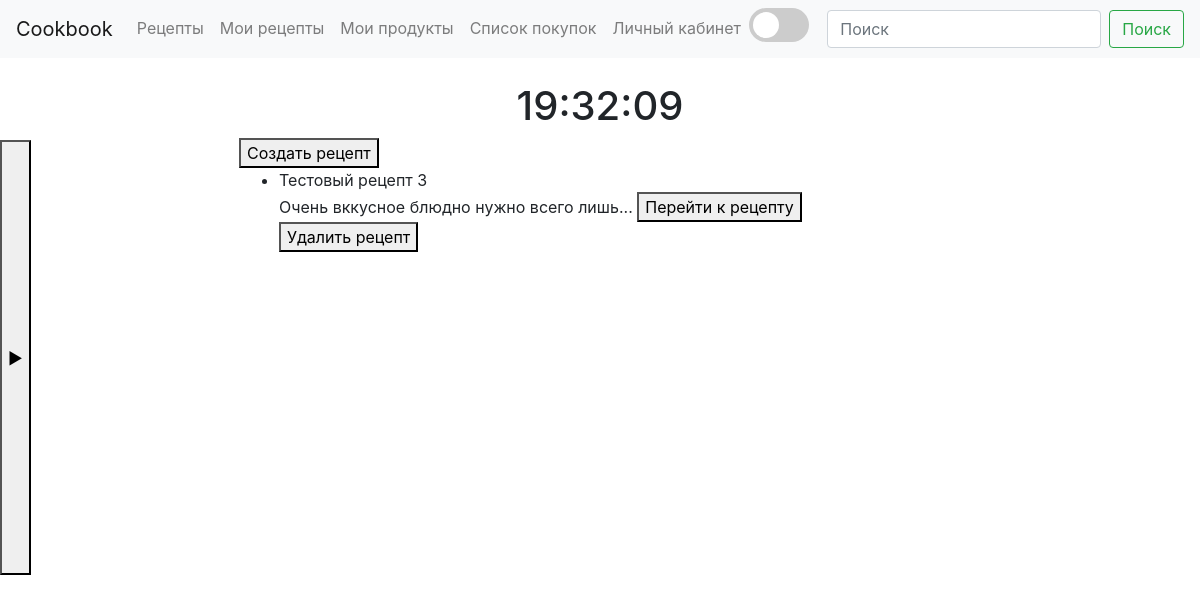
Page /Recipes (signed in) on the committed database.
### main/models.py (models this page shows, shortened)
class Recipe(models.Model):
    name = models.CharField(max_length=100)
    recipe = models.TextField(default='1)\n2)\n3)\n4)\n5)\n')
    products = models.ManyToManyField(Product)
    cooking_time = models.TimeField()
    cuisine = models.CharField(max_length=50)
    classification = models.CharField(max_length=50)
    likes = models.IntegerField(default=0)
    description = models.TextField(null=True, max_length=500)

### main/views.py (the view)
# urls.py: path('Recipes', views.recipes, name='Recipes'),
def recipes(request):
    user_recipe_objects = Recipes.objects.filter(user=request.user)
    user_recipes = []
    for user_recipe in user_recipe_objects:
        user_recipes.extend(list(user_recipe.recipes.all()))
    return render(request, 'main/Recipes.html', {'user_recipes': user_recipes})

### main/templates/main/Recipes.html (shortened to what this page needs)
{% extends 'main/base.html' %}
{% block content %}
<a href="{% url 'create_recipe' %}"><button>Создать рецепт</button></a>
{% if user_recipes %}
    <ul>
        {% for item in user_recipes %}
            <li>{{ item.name }}</li>
            {{ item.description}}
            <button type="button" onclick="location.href='recipe_detail/{{ item.id }}'">Перейти к рецепту</button>
            <form action="{% url 'del_recipe' item.id %}" method="post">
                <button type="submit">Удалить рецепт</button>
            </form>
        {% endfor %}
    </ul>
{% else %}
    <p>Нет доступных рецептов</p>
{% endif %}
{% endblock %}

### rows in the picture
Recipe: name "Тестовый рецепт 3", description "Очень вккусное блюдно нужно всего лишь..."
